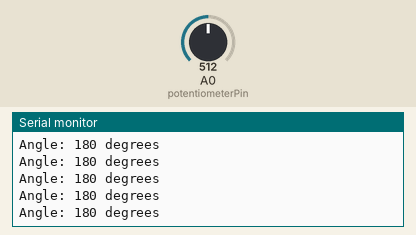
The sketch below on a simulated Arduino Uno, built with avr-gcc and run on an emulated ATmega328P. Shown: the last lines printed to the serial monitor. The inputs (shaded band) are chosen by the test bench; at power-on: A0 (potentiometerPin) = 512.

Above: at 1.2 s.
1.3 s: A0 (potentiometerPin) set to 294
At 1.35 s:
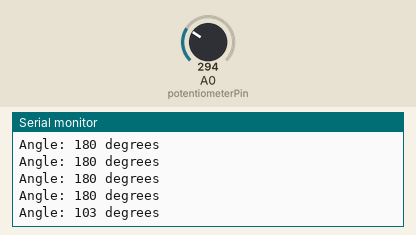
4.3 s: A0 (potentiometerPin) set to 273
At 4.31 s:
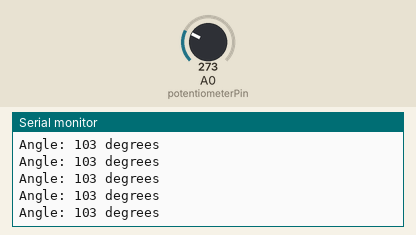
Timing chart, 0 to 7.3 s (numbered marks = the images above; inputs shaded):
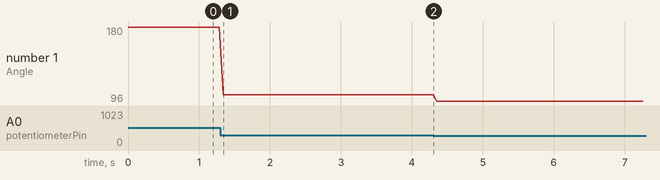

The sketch:

stearing_wheel_arduino_code.ino
```cpp
#include <AltSoftSerial.h>

AltSoftSerial vJoySerial;

const int potentiometerPin = A0;
int potentiometerValue = 0;
int angle = 0; // Variable to store the angle

void setup() {
  Serial.begin(9600);  // Initialize the Serial Monitor for debugging
  vJoySerial.begin(9600);
}

void loop() {
  potentiometerValue = analogRead(potentiometerPin);

  // Map the potentiometer value to the desired angle range (e.g., 0 to 360 degrees)
  angle = map(potentiometerValue, 0, 1023, 0, 360);

  // Print the angle to the Serial Monitor for debugging
  Serial.println("Angle: " + String(angle) + " degrees");

  sendToVJoy(angle);
  delay(50);
}

void sendToVJoy(int value) {
  vJoySerial.println(String(value));
}
```

Measured:
- after the input at 1.3 s, the serial monitor: prints a new line at once (image 1)
- plotted number 1: 180 → 103 after the input at 1.3 s, 103 → 96 after the input at 4.3 s
